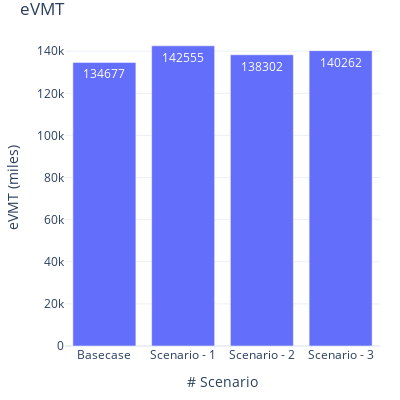

Notebook cell for this chart:
### Markdown cell above
#### 5.2 eVMT

### Code cell
fig = go.Figure(
    data=[
        go.Bar(
            name="eVMT",
            x=count_stats['analysis_id'],
            y=count_stats['evmt'],
            offsetgroup=1,
            text=count_stats['evmt'],
            textposition='auto',
        )
    ],
    layout=go.Layout(
        title="eVMT",
        yaxis_title="eVMT (miles)", 
        xaxis_title="# Scenario", uniformtext_minsize=8, uniformtext_mode='hide', width=400, height=400
        
    )
)
fig.update_xaxes(type='category', tickvals=[0, 1, 2, 3], ticktext=['Basecase', 'Scenario - 1', 'Scenario - 2', 'Scenario - 3'])
fig.update_layout(margin=dict(l=20, r=20, t=30, b=20), uniformtext_minsize=8, uniformtext_mode='hide', template='plotly_white')
fig.show()

### Figure 1 — Plotly figure (JSON) as saved in the notebook; plotly's stock layout.template omitted (floating-point values rounded to 4 significant figures)
{"data": [{"name": "eVMT", "offsetgroup": "1", "text": [134677, 142555, 138302, 140262], "textposition": "auto", "type": "bar", "x": [295, 300, 301, 302], "y": [134677, 142555, 138302, 140262]}], "layout": {"height": 400, "margin": {"b": 20, "l": 20, "r": 20, "t": 30}, "title": {"text": "eVMT"}, "uniformtext": {"minsize": 8, "mode": "hide"}, "width": 400, "xaxis": {"autorange": true, "range": [-0.5, 3.5], "ticktext": ["Basecase", "Scenario - 1", "Scenario - 2", "Scenario - 3"], "tickvals": [0, 1, 2, 3], "title": {"text": "# Scenario"}, "type": "category"}, "yaxis": {"autorange": true, "range": [0, 150100.0], "title": {"text": "eVMT (miles)"}, "type": "linear"}}}
